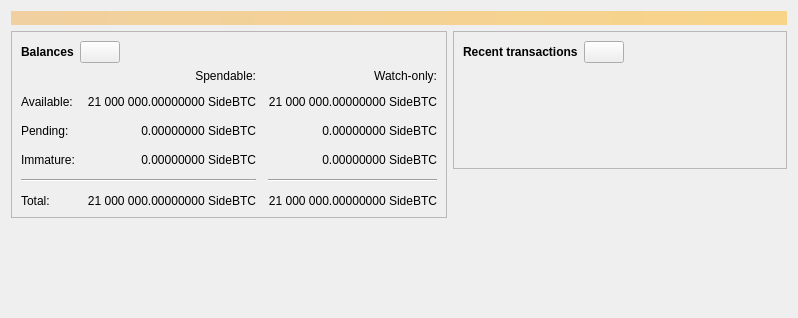
<?xml version="1.0" encoding="UTF-8"?>
<ui version="4.0">
 <class>OverviewPage</class>
 <widget class="QWidget" name="OverviewPage">
  <property name="geometry">
   <rect>
    <x>0</x>
    <y>0</y>
    <width>798</width>
    <height>318</height>
   </rect>
  </property>
  <property name="windowTitle">
   <string>Form</string>
  </property>
  <layout class="QVBoxLayout" name="topLayout">
   <item>
    <widget class="QLabel" name="labelAlerts">
     <property name="visible">
      <bool>false</bool>
     </property>
     <property name="styleSheet">
      <string notr="true">QLabel { background-color: qlineargradient(x1: 0, y1: 0, x2: 1, y2: 0, stop:0 #F0D0A0, stop:1 #F8D488); color:#000000; }</string>
     </property>
     <property name="wordWrap">
      <bool>true</bool>
     </property>
     <property name="margin">
      <number>3</number>
     </property>
     <property name="textInteractionFlags">
      <set>Qt::TextSelectableByMouse</set>
     </property>
    </widget>
   </item>
   <item>
    <layout class="QHBoxLayout" name="horizontalLayout" stretch="1,1">
     <item>
      <layout class="QVBoxLayout" name="verticalLayout_2">
       <item>
        <widget class="QFrame" name="frame">
         <property name="frameShape">
          <enum>QFrame::StyledPanel</enum>
         </property>
         <property name="frameShadow">
          <enum>QFrame::Raised</enum>
         </property>
         <layout class="QVBoxLayout" name="verticalLayout_4">
          <item>
           <layout class="QHBoxLayout" name="horizontalLayout_4">
            <item>
             <widget class="QLabel" name="label_5">
              <property name="font">
               <font>
                <weight>75</weight>
                <bold>true</bold>
               </font>
              </property>
              <property name="text">
               <string>Balances</string>
              </property>
             </widget>
            </item>
            <item>
             <widget class="QPushButton" name="labelWalletStatus">
              <property name="enabled">
               <bool>true</bool>
              </property>
              <property name="maximumSize">
               <size>
                <width>45</width>
                <height>16777215</height>
               </size>
              </property>
              <property name="toolTip">
               <string>The displayed information may be out of date. Your wallet automatically synchronizes with the Bitcoin network after a connection is established, but this process has not completed yet.</string>
              </property>
              <property name="text">
               <string/>
              </property>
              <property name="icon">
               <iconset resource="../bitcoin.qrc">
                <normaloff>:/icons/warning</normaloff>
                <disabledoff>:/icons/warning</disabledoff>:/icons/warning</iconset>
              </property>
              <property name="iconSize">
               <size>
                <width>24</width>
                <height>24</height>
               </size>
              </property>
             </widget>
            </item>
            <item>
             <spacer name="horizontalSpacer_3">
              <property name="orientation">
               <enum>Qt::Horizontal</enum>
              </property>
              <property name="sizeHint" stdset="0">
               <size>
                <width>40</width>
                <height>20</height>
               </size>
              </property>
             </spacer>
            </item>
           </layout>
          </item>
          <item>
           <layout class="QGridLayout" name="gridLayout">
            <property name="spacing">
             <number>12</number>
            </property>
            <item row="2" column="2">
             <widget class="QLabel" name="labelWatchPending">
              <property name="cursor">
               <cursorShape>IBeamCursor</cursorShape>
              </property>
              <property name="toolTip">
               <string>Unconfirmed transactions to watch-only addresses</string>
              </property>
              <property name="text">
               <string notr="true">0.00000000 SideBTC</string>
              </property>
              <property name="alignment">
               <set>Qt::AlignRight|Qt::AlignTrailing|Qt::AlignVCenter</set>
              </property>
              <property name="textInteractionFlags">
               <set>Qt::LinksAccessibleByMouse|Qt::TextSelectableByKeyboard|Qt::TextSelectableByMouse</set>
              </property>
             </widget>
            </item>
            <item row="2" column="1">
             <widget class="QLabel" name="labelUnconfirmed">
              <property name="cursor">
               <cursorShape>IBeamCursor</cursorShape>
              </property>
              <property name="toolTip">
               <string>Total of transactions that have yet to be confirmed, and do not yet count toward the spendable balance</string>
              </property>
              <property name="text">
               <string notr="true">0.00000000 SideBTC</string>
              </property>
              <property name="alignment">
               <set>Qt::AlignRight|Qt::AlignTrailing|Qt::AlignVCenter</set>
              </property>
              <property name="textInteractionFlags">
               <set>Qt::LinksAccessibleByMouse|Qt::TextSelectableByKeyboard|Qt::TextSelectableByMouse</set>
              </property>
             </widget>
            </item>
            <item row="3" column="2">
             <widget class="QLabel" name="labelWatchImmature">
              <property name="cursor">
               <cursorShape>IBeamCursor</cursorShape>
              </property>
              <property name="toolTip">
               <string>Mined balance in watch-only addresses that has not yet matured</string>
              </property>
              <property name="text">
               <string notr="true">0.00000000 SideBTC</string>
              </property>
              <property name="alignment">
               <set>Qt::AlignRight|Qt::AlignTrailing|Qt::AlignVCenter</set>
              </property>
              <property name="textInteractionFlags">
               <set>Qt::LinksAccessibleByMouse|Qt::TextSelectableByKeyboard|Qt::TextSelectableByMouse</set>
              </property>
             </widget>
            </item>
            <item row="4" column="0" colspan="2">
             <widget class="Line" name="line">
              <property name="orientation">
               <enum>Qt::Horizontal</enum>
              </property>
             </widget>
            </item>
            <item row="4" column="2">
             <widget class="Line" name="lineWatchBalance">
              <property name="sizePolicy">
               <sizepolicy hsizetype="Preferred" vsizetype="Fixed">
                <horstretch>0</horstretch>
                <verstretch>0</verstretch>
               </sizepolicy>
              </property>
              <property name="minimumSize">
               <size>
                <width>140</width>
                <height>0</height>
               </size>
              </property>
              <property name="orientation">
               <enum>Qt::Horizontal</enum>
              </property>
             </widget>
            </item>
            <item row="5" column="0">
             <widget class="QLabel" name="labelTotalText">
              <property name="text">
               <string>Total:</string>
              </property>
             </widget>
            </item>
            <item row="3" column="1">
             <widget class="QLabel" name="labelImmature">
              <property name="cursor">
               <cursorShape>IBeamCursor</cursorShape>
              </property>
              <property name="toolTip">
               <string>Mined balance that has not yet matured</string>
              </property>
              <property name="text">
               <string notr="true">0.00000000 SideBTC</string>
              </property>
              <property name="alignment">
               <set>Qt::AlignRight|Qt::AlignTrailing|Qt::AlignVCenter</set>
              </property>
              <property name="textInteractionFlags">
               <set>Qt::LinksAccessibleByMouse|Qt::TextSelectableByKeyboard|Qt::TextSelectableByMouse</set>
              </property>
             </widget>
            </item>
            <item row="2" column="3">
             <spacer name="horizontalSpacer_2">
              <property name="orientation">
               <enum>Qt::Horizontal</enum>
              </property>
              <property name="sizeHint" stdset="0">
               <size>
                <width>40</width>
                <height>20</height>
               </size>
              </property>
             </spacer>
            </item>
            <item row="3" column="0">
             <widget class="QLabel" name="labelImmatureText">
              <property name="text">
               <string>Immature:</string>
              </property>
             </widget>
            </item>
            <item row="5" column="1">
             <widget class="QLabel" name="labelTotal">
              <property name="cursor">
               <cursorShape>IBeamCursor</cursorShape>
              </property>
              <property name="toolTip">
               <string>Your current total balance</string>
              </property>
              <property name="text">
               <string notr="true">21 000 000.00000000 SideBTC</string>
              </property>
              <property name="alignment">
               <set>Qt::AlignRight|Qt::AlignTrailing|Qt::AlignVCenter</set>
              </property>
              <property name="textInteractionFlags">
               <set>Qt::LinksAccessibleByMouse|Qt::TextSelectableByKeyboard|Qt::TextSelectableByMouse</set>
              </property>
             </widget>
            </item>
            <item row="5" column="2">
             <widget class="QLabel" name="labelWatchTotal">
              <property name="cursor">
               <cursorShape>IBeamCursor</cursorShape>
              </property>
              <property name="toolTip">
               <string>Current total balance in watch-only addresses</string>
              </property>
              <property name="text">
               <string notr="true">21 000 000.00000000 SideBTC</string>
              </property>
              <property name="alignment">
               <set>Qt::AlignRight|Qt::AlignTrailing|Qt::AlignVCenter</set>
              </property>
              <property name="textInteractionFlags">
               <set>Qt::LinksAccessibleByMouse|Qt::TextSelectableByKeyboard|Qt::TextSelectableByMouse</set>
              </property>
             </widget>
            </item>
            <item row="0" column="2">
             <widget class="QLabel" name="labelWatchonly">
              <property name="text">
               <string>Watch-only:</string>
              </property>
              <property name="alignment">
               <set>Qt::AlignRight|Qt::AlignTrailing|Qt::AlignVCenter</set>
              </property>
             </widget>
            </item>
            <item row="1" column="0">
             <widget class="QLabel" name="labelBalanceText">
              <property name="text">
               <string>Available:</string>
              </property>
             </widget>
            </item>
            <item row="1" column="1">
             <widget class="QLabel" name="labelBalance">
              <property name="cursor">
               <cursorShape>IBeamCursor</cursorShape>
              </property>
              <property name="toolTip">
               <string>Your current spendable balance</string>
              </property>
              <property name="text">
               <string notr="true">21 000 000.00000000 SideBTC</string>
              </property>
              <property name="alignment">
               <set>Qt::AlignRight|Qt::AlignTrailing|Qt::AlignVCenter</set>
              </property>
              <property name="textInteractionFlags">
               <set>Qt::LinksAccessibleByMouse|Qt::TextSelectableByKeyboard|Qt::TextSelectableByMouse</set>
              </property>
             </widget>
            </item>
            <item row="1" column="2">
             <widget class="QLabel" name="labelWatchAvailable">
              <property name="cursor">
               <cursorShape>IBeamCursor</cursorShape>
              </property>
              <property name="toolTip">
               <string>Your current balance in watch-only addresses</string>
              </property>
              <property name="text">
               <string notr="true">21 000 000.00000000 SideBTC</string>
              </property>
              <property name="alignment">
               <set>Qt::AlignRight|Qt::AlignTrailing|Qt::AlignVCenter</set>
              </property>
              <property name="textInteractionFlags">
               <set>Qt::LinksAccessibleByMouse|Qt::TextSelectableByKeyboard|Qt::TextSelectableByMouse</set>
              </property>
             </widget>
            </item>
            <item row="2" column="0">
             <widget class="QLabel" name="labelPendingText">
              <property name="text">
               <string>Pending:</string>
              </property>
             </widget>
            </item>
            <item row="0" column="1">
             <widget class="QLabel" name="labelSpendable">
              <property name="text">
               <string>Spendable:</string>
              </property>
              <property name="alignment">
               <set>Qt::AlignRight|Qt::AlignTrailing|Qt::AlignVCenter</set>
              </property>
             </widget>
            </item>
           </layout>
          </item>
         </layout>
        </widget>
       </item>
       <item>
        <spacer name="verticalSpacer">
         <property name="orientation">
          <enum>Qt::Vertical</enum>
         </property>
         <property name="sizeHint" stdset="0">
          <size>
           <width>20</width>
           <height>40</height>
          </size>
         </property>
        </spacer>
       </item>
      </layout>
     </item>
     <item>
      <layout class="QVBoxLayout" name="verticalLayout_3">
       <item>
        <widget class="QFrame" name="frame_2">
         <property name="frameShape">
          <enum>QFrame::StyledPanel</enum>
         </property>
         <property name="frameShadow">
          <enum>QFrame::Raised</enum>
         </property>
         <layout class="QVBoxLayout" name="verticalLayout">
          <item>
           <layout class="QHBoxLayout" name="horizontalLayout_2">
            <item>
             <widget class="QLabel" name="label_4">
              <property name="font">
               <font>
                <weight>75</weight>
                <bold>true</bold>
               </font>
              </property>
              <property name="text">
               <string>Recent transactions</string>
              </property>
             </widget>
            </item>
            <item>
             <widget class="QPushButton" name="labelTransactionsStatus">
              <property name="enabled">
               <bool>true</bool>
              </property>
              <property name="maximumSize">
               <size>
                <width>45</width>
                <height>16777215</height>
               </size>
              </property>
              <property name="toolTip">
               <string>The displayed information may be out of date. Your wallet automatically synchronizes with the Bitcoin network after a connection is established, but this process has not completed yet.</string>
              </property>
              <property name="text">
               <string/>
              </property>
              <property name="icon">
               <iconset resource="../bitcoin.qrc">
                <normaloff>:/icons/warning</normaloff>
                <disabledoff>:/icons/warning</disabledoff>:/icons/warning</iconset>
              </property>
              <property name="iconSize">
               <size>
                <width>24</width>
                <height>24</height>
               </size>
              </property>
             </widget>
            </item>
            <item>
             <spacer name="horizontalSpacer">
              <property name="orientation">
               <enum>Qt::Horizontal</enum>
              </property>
              <property name="sizeHint" stdset="0">
               <size>
                <width>40</width>
                <height>20</height>
               </size>
              </property>
             </spacer>
            </item>
           </layout>
          </item>
          <item>
           <widget class="TransactionOverviewWidget" name="listTransactions">
            <property name="styleSheet">
             <string notr="true">QListView { background: transparent; }</string>
            </property>
            <property name="frameShape">
             <enum>QFrame::NoFrame</enum>
            </property>
            <property name="verticalScrollBarPolicy">
             <enum>Qt::ScrollBarAlwaysOff</enum>
            </property>
            <property name="horizontalScrollBarPolicy">
             <enum>Qt::ScrollBarAlwaysOff</enum>
            </property>
            <property name="sizeAdjustPolicy">
             <enum>QAbstractScrollArea::AdjustToContents</enum>
            </property>
            <property name="selectionMode">
             <enum>QAbstractItemView::NoSelection</enum>
            </property>
            <property name="uniformItemSizes">
             <bool>true</bool>
            </property>
           </widget>
          </item>
         </layout>
        </widget>
       </item>
       <item>
        <spacer name="verticalSpacer_2">
         <property name="orientation">
          <enum>Qt::Vertical</enum>
         </property>
         <property name="sizeHint" stdset="0">
          <size>
           <width>20</width>
           <height>40</height>
          </size>
         </property>
        </spacer>
       </item>
      </layout>
     </item>
    </layout>
   </item>
  </layout>
 </widget>
 <customwidgets>
  <customwidget>
   <class>TransactionOverviewWidget</class>
   <extends>QListView</extends>
   <header>qt/transactionoverviewwidget.h</header>
  </customwidget>
 </customwidgets>
 <resources/>
 <connections/>
</ui>
